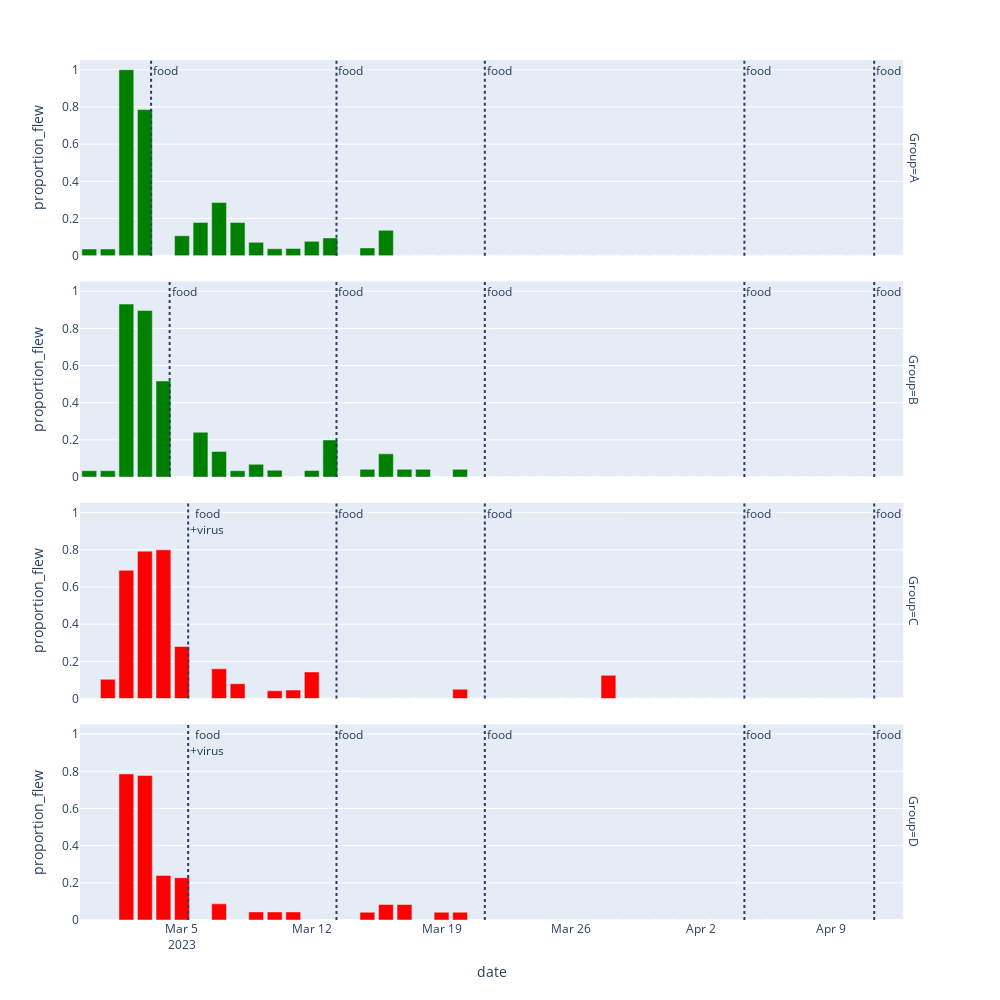

The cell this chart's notebook holds for it:
### Markdown cell above
# PLOT

### Code cell
df = gb.reset_index().rename(columns={0:'proportion_flew'})
fig = px.bar(df, x='date', y='proportion_flew', facet_row='Group', color='Group', color_discrete_sequence=['green','green','red','red'])

fig.update_layout(showlegend=False, width=1000, height=1000)

fig.add_vline(x=pd.to_datetime('2023-03-05 08').timestamp()*1000, line_dash="dot", row=1, col=1, annotation_text="food<br>+virus", annotation_position="top right")
fig.add_vline(x=pd.to_datetime('2023-03-05 08').timestamp()*1000, line_dash="dot", row=2, col=1, annotation_text="food<br>+virus", annotation_position="top right")
fig.add_vline(x=pd.to_datetime('2023-03-04 08').timestamp()*1000, line_dash="dot", row=3, col=1, annotation_text="food", annotation_position="top right")
fig.add_vline(x=pd.to_datetime('2023-03-03 08').timestamp()*1000, line_dash="dot", row=4, col=1, annotation_text="food", annotation_position="top right")

fig.add_vline(x=pd.to_datetime('2023-03-13 08').timestamp()*1000, line_dash="dot", row="all", col=1, annotation_text="food", annotation_position="top right")
fig.add_vline(x=pd.to_datetime('2023-03-21 08').timestamp()*1000, line_dash="dot", row="all", col=1, annotation_text="food", annotation_position="top right")
fig.add_vline(x=pd.to_datetime('2023-04-04 08').timestamp()*1000, line_dash="dot", row="all", col=1, annotation_text="food", annotation_position="top right")
fig.add_vline(x=pd.to_datetime('2023-04-11 08').timestamp()*1000, line_dash="dot", row="all", col=1, annotation_text="food", annotation_position="top right")
   
fig.write_html("results-plot.html")
fig.write_image("results-plot.png")

fig.show()

### Figure 1 — Plotly figure (JSON) as saved in the notebook; plotly's stock layout.template omitted (floating-point values rounded to 4 significant figures)
{"data": [{"alignmentgroup": "True", "hovertemplate": "Group=A<br>date=%{x}<br>proportion_flew=%{y}<extra></extra>", "legendgroup": "A", "marker": {"color": "green", "pattern": {"shape": ""}}, "name": "A", "offsetgroup": "A", "orientation": "v", "showlegend": true, "textposition": "auto", "type": "bar", "x": ["2023-02-28", "2023-03-01", "2023-03-02", "2023-03-03", "2023-03-05", "2023-03-06", "2023-03-07", "2023-03-08", "2023-03-09", "2023-03-10", "2023-03-11", "2023-03-12", "2023-03-13", "2023-03-15", "2023-03-16", "2023-03-17", "2023-03-18", "2023-03-19", "2023-03-20", "2023-03-21", "2023-03-22", "2023-03-23", "2023-03-24", "2023-03-25", "2023-03-26", "2023-03-27", "2023-03-28", "2023-03-29", "2023-03-30", "2023-03-31", "2023-04-01", "2023-04-02", "2023-04-03", "2023-04-04", "2023-04-05", "2023-04-06", "2023-04-07", "2023-04-08", "2023-04-09", "2023-04-10", "2023-04-11"], "xaxis": "x4", "y": [0.03571, 0.03571, 1, 0.7857, 0.1071, 0.1786, 0.2857, 0.1786, 0.07143, 0.03704, 0.03846, 0.07692, 0.09524, 0.04167, 0.1364, 0, 0, 0, 0, 0, 0, 0, 0, 0, 0, 0, 0, 0, 0, 0, 0, 0, 0, 0, 0, 0, 0, 0, 0, 0, 0], "yaxis": "y4"}, {"alignmentgroup": "True", "hovertemplate": "Group=B<br>date=%{x}<br>proportion_flew=%{y}<extra></extra>", "legendgroup": "B", "marker": {"color": "green", "pattern": {"shape": ""}}, "name": "B", "offsetgroup": "B", "orientation": "v", "showlegend": true, "textposition": "auto", "type": "bar", "x": ["2023-02-28", "2023-03-01", "2023-03-02", "2023-03-03", "2023-03-04", "2023-03-06", "2023-03-07", "2023-03-08", "2023-03-09", "2023-03-10", "2023-03-11", "2023-03-12", "2023-03-13", "2023-03-15", "2023-03-16", "2023-03-17", "2023-03-18", "2023-03-19", "2023-03-20", "2023-03-21", "2023-03-22", "2023-03-23", "2023-03-24", "2023-03-25", "2023-03-26", "2023-03-27", "2023-03-28", "2023-03-29", "2023-03-30", "2023-03-31", "2023-04-01", "2023-04-02", "2023-04-03", "2023-04-04", "2023-04-05", "2023-04-06", "2023-04-07", "2023-04-08", "2023-04-09", "2023-04-10", "2023-04-11"], "xaxis": "x3", "y": [0.03448, 0.03448, 0.931, 0.8966, 0.5172, 0.2414, 0.1379, 0.03448, 0.06897, 0.03704, 0, 0.03571, 0.2, 0.04167, 0.125, 0.04167, 0.04167, 0, 0.04167, 0, 0, 0, 0, 0, 0, 0, 0, 0, 0, 0, 0, 0, 0, 0, 0, 0, 0, 0, 0, 0, 0], "yaxis": "y3"}, {"alignmentgroup": "True", "hovertemplate": "Group=C<br>date=%{x}<br>proportion_flew=%{y}<extra></extra>", "legendgroup": "C", "marker": {"color": "red", "pattern": {"shape": ""}}, "name": "C", "offsetgroup": "C", "orientation": "v", "showlegend": true, "textposition": "auto", "type": "bar", "x": ["2023-02-28", "2023-03-01", "2023-03-02", "2023-03-03", "2023-03-04", "2023-03-05", "2023-03-06", "2023-03-07", "2023-03-08", "2023-03-09", "2023-03-10", "2023-03-11", "2023-03-12", "2023-03-13", "2023-03-15", "2023-03-16", "2023-03-17", "2023-03-18", "2023-03-19", "2023-03-20", "2023-03-21", "2023-03-22", "2023-03-23", "2023-03-24", "2023-03-25", "2023-03-26", "2023-03-27", "2023-03-28", "2023-03-29", "2023-03-30", "2023-03-31", "2023-04-01", "2023-04-02", "2023-04-03", "2023-04-04", "2023-04-05", "2023-04-06", "2023-04-07", "2023-04-08", "2023-04-09", "2023-04-10", "2023-04-11"], "xaxis": "x2", "y": [0, 0.1034, 0.6897, 0.7931, 0.8, 0.28, 0, 0.16, 0.08, 0, 0.04167, 0.04545, 0.1429, 0, 0, 0, 0, 0, 0, 0.05, 0, 0, 0, 0, 0, 0, 0, 0.125, 0, 0, 0, 0, 0, 0, 0, 0, 0, 0, 0, 0, 0, 0], "yaxis": "y2"}, {"alignmentgroup": "True", "hovertemplate": "Group=D<br>date=%{x}<br>proportion_flew=%{y}<extra></extra>", "legendgroup": "D", "marker": {"color": "red", "pattern": {"shape": ""}}, "name": "D", "offsetgroup": "D", "orientation": "v", "showlegend": true, "textposition": "auto", "type": "bar", "x": ["2023-02-28", "2023-03-01", "2023-03-02", "2023-03-03", "2023-03-04", "2023-03-05", "2023-03-07", "2023-03-08", "2023-03-09", "2023-03-10", "2023-03-11", "2023-03-12", "2023-03-15", "2023-03-16", "2023-03-17", "2023-03-18", "2023-03-19", "2023-03-20", "2023-03-22", "2023-03-23", "2023-03-24", "2023-03-25", "2023-03-26", "2023-03-27", "2023-03-28", "2023-03-29", "2023-03-30", "2023-03-31", "2023-04-01", "2023-04-02", "2023-04-03", "2023-04-04", "2023-04-05", "2023-04-06", "2023-04-07", "2023-04-08", "2023-04-09", "2023-04-10", "2023-04-11"], "xaxis": "x", "y": [0, 0, 0.7857, 0.7778, 0.24, 0.2273, 0.08696, 0, 0.04348, 0.04348, 0.04348, 0, 0.04167, 0.08333, 0.08333, 0, 0.04167, 0.04167, 0, 0, 0, 0, 0, 0, 0, 0, 0, 0, 0, 0, 0, 0, 0, 0, 0, 0, 0, 0, 0], "yaxis": "y"}], "layout": {"annotations": [{"showarrow": false, "text": "Group=D", "textangle": 90, "x": 0.98, "xanchor": "left", "xref": "paper", "y": 0.1138, "yanchor": "middle", "yref": "paper"}, {"showarrow": false, "text": "Group=C", "textangle": 90, "x": 0.98, "xanchor": "left", "xref": "paper", "y": 0.3712, "yanchor": "middle", "yref": "paper"}, {"showarrow": false, "text": "Group=B", "textangle": 90, "x": 0.98, "xanchor": "left", "xref": "paper", "y": 0.6288, "yanchor": "middle", "yref": "paper"}, {"showarrow": false, "text": "Group=A", "textangle": 90, "x": 0.98, "xanchor": "left", "xref": "paper", "y": 0.8862, "yanchor": "middle", "yref": "paper"}, {"showarrow": false, "text": "food<br>+virus", "x": 1678003200000, "xanchor": "left", "xref": "x", "y": 1, "yanchor": "top", "yref": "y domain"}, {"showarrow": false, "text": "food<br>+virus", "x": 1678003200000, "xanchor": "left", "xref": "x2", "y": 1, "yanchor": "top", "yref": "y2 domain"}, {"showarrow": false, "text": "food", "x": 1677916800000, "xanchor": "left", "xref": "x3", "y": 1, "yanchor": "top", "yref": "y3 domain"}, {"showarrow": false, "text": "food", "x": 1677830400000, "xanchor": "left", "xref": "x4", "y": 1, "yanchor": "top", "yref": "y4 domain"}, {"showarrow": false, "text": "food", "x": 1678694400000, "xanchor": "left", "xref": "x", "y": 1, "yanchor": "top", "yref": "y domain"}, {"showarrow": false, "text": "food", "x": 1678694400000, "xanchor": "left", "xref": "x2", "y": 1, "yanchor": "top", "yref": "y2 domain"}, {"showarrow": false, "text": "food", "x": 1678694400000, "xanchor": "left", "xref": "x3", "y": 1, "yanchor": "top", "yref": "y3 domain"}, {"showarrow": false, "text": "food", "x": 1678694400000, "xanchor": "left", "xref": "x4", "y": 1, "yanchor": "top", "yref": "y4 domain"}, {"showarrow": false, "text": "food", "x": 1679385600000, "xanchor": "left", "xref": "x", "y": 1, "yanchor": "top", "yref": "y domain"}, {"showarrow": false, "text": "food", "x": 1679385600000, "xanchor": "left", "xref": "x2", "y": 1, "yanchor": "top", "yref": "y2 domain"}, {"showarrow": false, "text": "food", "x": 1679385600000, "xanchor": "left", "xref": "x3", "y": 1, "yanchor": "top", "yref": "y3 domain"}, {"showarrow": false, "text": "food", "x": 1679385600000, "xanchor": "left", "xref": "x4", "y": 1, "yanchor": "top", "yref": "y4 domain"}, {"showarrow": false, "text": "food", "x": 1680595200000, "xanchor": "left", "xref": "x", "y": 1, "yanchor": "top", "yref": "y domain"}, {"showarrow": false, "text": "food", "x": 1680595200000, "xanchor": "left", "xref": "x2", "y": 1, "yanchor": "top", "yref": "y2 domain"}, {"showarrow": false, "text": "food", "x": 1680595200000, "xanchor": "left", "xref": "x3", "y": 1, "yanchor": "top", "yref": "y3 domain"}, {"showarrow": false, "text": "food", "x": 1680595200000, "xanchor": "left", "xref": "x4", "y": 1, "yanchor": "top", "yref": "y4 domain"}, {"showarrow": false, "text": "food", "x": 1681200000000, "xanchor": "left", "xref": "x", "y": 1, "yanchor": "top", "yref": "y domain"}, {"showarrow": false, "text": "food", "x": 1681200000000, "xanchor": "left", "xref": "x2", "y": 1, "yanchor": "top", "yref": "y2 domain"}, {"showarrow": false, "text": "food", "x": 1681200000000, "xanchor": "left", "xref": "x3", "y": 1, "yanchor": "top", "yref": "y3 domain"}, {"showarrow": false, "text": "food", "x": 1681200000000, "xanchor": "left", "xref": "x4", "y": 1, "yanchor": "top", "yref": "y4 domain"}], "barmode": "relative", "height": 1000, "legend": {"title": {"text": "Group"}, "tracegroupgap": 0}, "margin": {"t": 60}, "shapes": [{"line": {"dash": "dot"}, "type": "line", "x0": 1678003200000, "x1": 1678003200000, "xref": "x", "y0": 0, "y1": 1, "yref": "y domain"}, {"line": {"dash": "dot"}, "type": "line", "x0": 1678003200000, "x1": 1678003200000, "xref": "x2", "y0": 0, "y1": 1, "yref": "y2 domain"}, {"line": {"dash": "dot"}, "type": "line", "x0": 1677916800000, "x1": 1677916800000, "xref": "x3", "y0": 0, "y1": 1, "yref": "y3 domain"}, {"line": {"dash": "dot"}, "type": "line", "x0": 1677830400000, "x1": 1677830400000, "xref": "x4", "y0": 0, "y1": 1, "yref": "y4 domain"}, {"line": {"dash": "dot"}, "type": "line", "x0": 1678694400000, "x1": 1678694400000, "xref": "x", "y0": 0, "y1": 1, "yref": "y domain"}, {"line": {"dash": "dot"}, "type": "line", "x0": 1678694400000, "x1": 1678694400000, "xref": "x2", "y0": 0, "y1": 1, "yref": "y2 domain"}, {"line": {"dash": "dot"}, "type": "line", "x0": 1678694400000, "x1": 1678694400000, "xref": "x3", "y0": 0, "y1": 1, "yref": "y3 domain"}, {"line": {"dash": "dot"}, "type": "line", "x0": 1678694400000, "x1": 1678694400000, "xref": "x4", "y0": 0, "y1": 1, "yref": "y4 domain"}, {"line": {"dash": "dot"}, "type": "line", "x0": 1679385600000, "x1": 1679385600000, "xref": "x", "y0": 0, "y1": 1, "yref": "y domain"}, {"line": {"dash": "dot"}, "type": "line", "x0": 1679385600000, "x1": 1679385600000, "xref": "x2", "y0": 0, "y1": 1, "yref": "y2 domain"}, {"line": {"dash": "dot"}, "type": "line", "x0": 1679385600000, "x1": 1679385600000, "xref": "x3", "y0": 0, "y1": 1, "yref": "y3 domain"}, {"line": {"dash": "dot"}, "type": "line", "x0": 1679385600000, "x1": 1679385600000, "xref": "x4", "y0": 0, "y1": 1, "yref": "y4 domain"}, {"line": {"dash": "dot"}, "type": "line", "x0": 1680595200000, "x1": 1680595200000, "xref": "x", "y0": 0, "y1": 1, "yref": "y domain"}, {"line": {"dash": "dot"}, "type": "line", "x0": 1680595200000, "x1": 1680595200000, "xref": "x2", "y0": 0, "y1": 1, "yref": "y2 domain"}, {"line": {"dash": "dot"}, "type": "line", "x0": 1680595200000, "x1": 1680595200000, "xref": "x3", "y0": 0, "y1": 1, "yref": "y3 domain"}, {"line": {"dash": "dot"}, "type": "line", "x0": 1680595200000, "x1": 1680595200000, "xref": "x4", "y0": 0, "y1": 1, "yref": "y4 domain"}, {"line": {"dash": "dot"}, "type": "line", "x0": 1681200000000, "x1": 1681200000000, "xref": "x", "y0": 0, "y1": 1, "yref": "y domain"}, {"line": {"dash": "dot"}, "type": "line", "x0": 1681200000000, "x1": 1681200000000, "xref": "x2", "y0": 0, "y1": 1, "yref": "y2 domain"}, {"line": {"dash": "dot"}, "type": "line", "x0": 1681200000000, "x1": 1681200000000, "xref": "x3", "y0": 0, "y1": 1, "yref": "y3 domain"}, {"line": {"dash": "dot"}, "type": "line", "x0": 1681200000000, "x1": 1681200000000, "xref": "x4", "y0": 0, "y1": 1, "yref": "y4 domain"}], "showlegend": false, "width": 1000, "xaxis": {"anchor": "y", "autorange": true, "domain": [0, 0.98], "range": ["2023-02-27 12:00", "2023-04-13 09:15:31.3162"], "title": {"text": "date"}, "type": "date"}, "xaxis2": {"anchor": "y2", "autorange": true, "domain": [0, 0.98], "matches": "x", "range": ["2023-02-27 12:00", "2023-04-13 09:15:31.3162"], "showticklabels": false, "type": "date"}, "xaxis3": {"anchor": "y3", "autorange": true, "domain": [0, 0.98], "matches": "x", "range": ["2023-02-27 12:00", "2023-04-13 09:15:31.3162"], "showticklabels": false, "type": "date"}, "xaxis4": {"anchor": "y4", "autorange": true, "domain": [0, 0.98], "matches": "x", "range": ["2023-02-27 12:00", "2023-04-13 09:15:31.3162"], "showticklabels": false, "type": "date"}, "yaxis": {"anchor": "x", "autorange": true, "domain": [0, 0.2275], "range": [0, 1.053], "title": {"text": "proportion_flew"}, "type": "linear"}, "yaxis2": {"anchor": "x2", "autorange": true, "domain": [0.2575, 0.485], "matches": "y", "range": [0, 1.053], "title": {"text": "proportion_flew"}, "type": "linear"}, "yaxis3": {"anchor": "x3", "autorange": true, "domain": [0.515, 0.7425], "matches": "y", "range": [0, 1.053], "title": {"text": "proportion_flew"}, "type": "linear"}, "yaxis4": {"anchor": "x4", "autorange": true, "domain": [0.7725, 1], "matches": "y", "range": [0, 1.053], "title": {"text": "proportion_flew"}, "type": "linear"}}}
